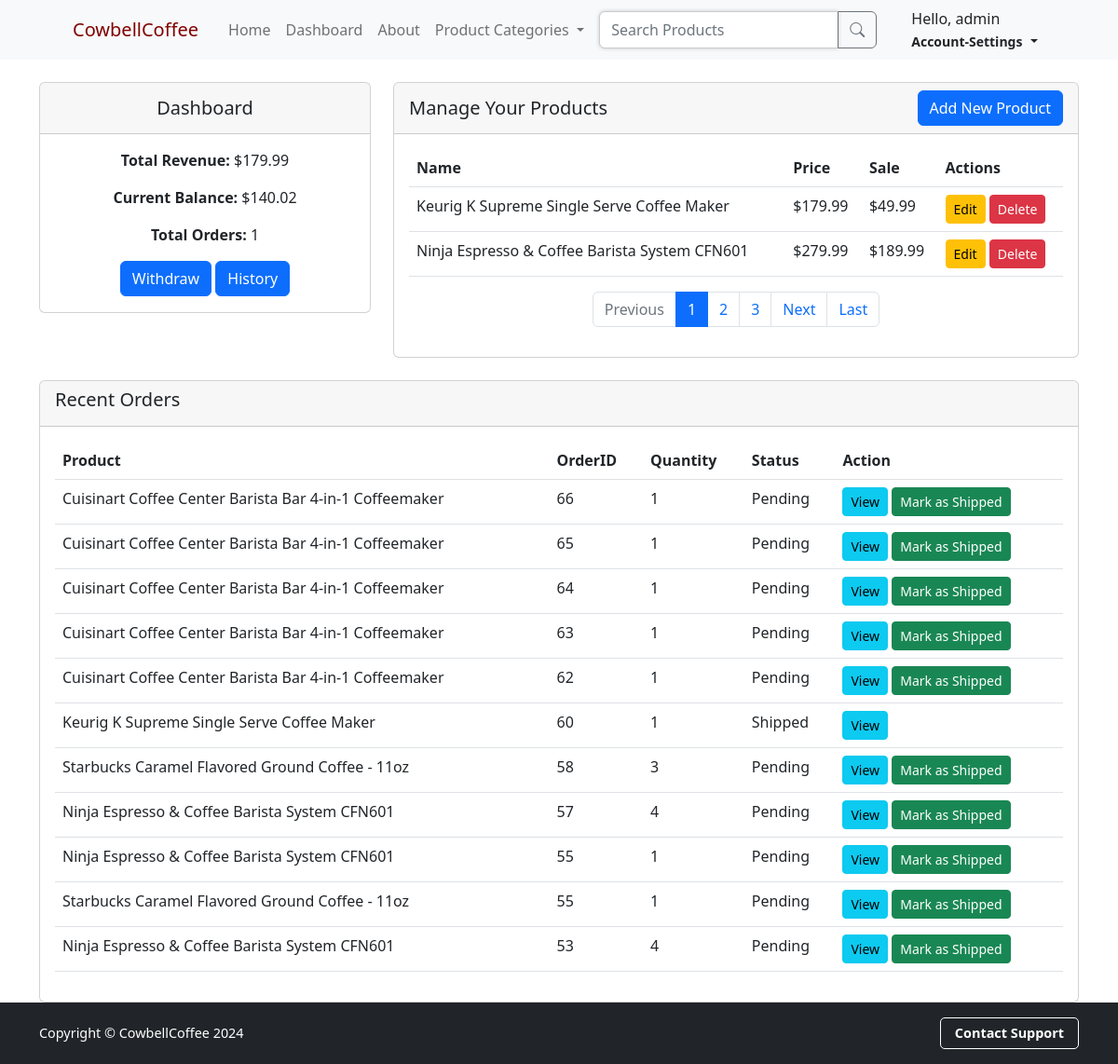
Screenshot of /sellerDashboard/seller_dashboard/ (signed in) with the database file from the repository.
### sellerDashboard/models.py (models this page shows, shortened)
class Seller_Summary(models.Model):
    seller = models.ForeignKey(User, on_delete=models.CASCADE, null=False)
    revenue = models.DecimalField(default=0, decimal_places=2, max_digits=10)  # Total revenue generated from all orders
    total_orders = models.IntegerField(default=0)  # Total number of orders
    total_balance = models.DecimalField(default=0, decimal_places=2, max_digits=10)  # Seller's current balance
    withdrawals = models.DecimalField(default=0, decimal_places=2, max_digits=10)  # Total amount withdrawn
    def update_revenue_and_balance(self):
        completed_order_items = OrderItem.objects.filter(
            product__seller=self.seller,
            order__paid=True,  # Only consider orders that are paid
        )
        total_revenue = completed_order_items.aggregate(Sum('price'))['price__sum'] or 0
        total_orders = completed_order_items.count()
        total_revenue = Decimal(total_revenue).quantize(Decimal('0.01'), rounding=ROUND_HALF_UP)
        total_balance = total_revenue - self.withdrawals
        self.revenue = total_revenue
        self.total_orders = total_orders
        self.total_balance = Decimal(total_balance).quantize(Decimal('0.01'), rounding=ROUND_HALF_UP)
        self.save()

### buyerStore/models.py (models this page shows, shortened)
class Product(models.Model):
    name = models.CharField(max_length=50, blank=False)
    price = models.DecimalField(decimal_places=2, max_digits=6, blank=False)
    category = models.ForeignKey(Category, on_delete=models.CASCADE, blank=False)
    description = models.CharField(max_length=1000, default='', blank=False)
    image = CloudinaryField('image')
    is_sale = models.BooleanField(default=False)
    sale_price = models.DecimalField(default=0, decimal_places=2, max_digits=6)
    seller = models.ForeignKey(User, on_delete=models.CASCADE, related_name='products')

### buyerCheckout/models.py (models this page shows, shortened)
class OrderItem(models.Model):
    user = models.ForeignKey(User, on_delete=models.CASCADE, null=True)
    order = models.ForeignKey(Order, on_delete=models.CASCADE, null=True)
    product = models.ForeignKey(Product, on_delete=models.CASCADE)
    quantity = models.PositiveIntegerField(default=1)  # Quantity of the product ordered
    price = models.DecimalField(max_digits=7, decimal_places=2)  # Price of the product
    seller_ship = models.BooleanField(default=False)
    tracking_number = models.CharField(max_length=255, blank=True, null=True)  # Add tracking number field

class Order(models.Model):
    user = models.ForeignKey(User, on_delete=models.CASCADE, null=True, blank=True)  # User may be None
    full_name = models.CharField(max_length=255, blank=True)  # Will be filled during checkout
    email = models.EmailField(blank=True)  # Will be filled during checkout
    address1 = models.CharField(max_length=255, blank=True)  # Will be filled during checkout
    address2 = models.CharField(max_length=255, null=True, blank=True)  # Will be filled during checkout
    city = models.CharField(max_length=255, blank=True)  # Will be filled during checkout
    state = models.CharField(max_length=255, blank=True)  # Will be filled during checkout
    zipcode = models.CharField(max_length=255, blank=True)  # Will be filled during checkout
    total = models.DecimalField(max_digits=10, decimal_places=2)  # Calculated during checkout
    created_at = models.DateTimeField(auto_now_add=True)  # Auto-created when order is created
    shipped = models.BooleanField(default=False)  # Can be set later when order is shipped
    paid = models.BooleanField(default=False)

### sellerDashboard/views.py (the view)
# urls.py: path('seller_dashboard/', views.seller_dashboard, name='seller_dashboard'),
def seller_dashboard(request):
    if not request.user.is_authenticated:
        messages.error(request, ("You must be logged in as a seller to view your dashboard"))
        return redirect('login')
    if request.user.profile.account_type == 'buyer':
        messages.error(request, ("You are not allowed to view this page"))
        return redirect('home')
    products = Product.objects.filter(seller=request.user)
    paginator = Paginator(products, 2)  # Show 2 products per page
    page_number = request.GET.get('page')  # Get the page number from URL query parameters
    page_obj = paginator.get_page(page_number)  # Get the page object for the current page
    page_range = list(page_obj.paginator.page_range)
    start_index = max(page_obj.number - 2, 1)  # Ensure it's not below 1
    end_index = min(page_obj.number + 2, page_obj.paginator.num_pages)  # Ensure it's not beyond the last page
    pages_to_show = page_range[start_index - 1:end_index]  # Slice the range for the pages to show
    orders = OrderItem.objects.filter(product__seller=request.user).order_by('-order__id')
    seller_summary = Seller_Summary.objects.get(seller=request.user)
    seller_summary.update_revenue_and_balance()
    return render(request, 'seller_dashboard.html', {
        'page_obj': page_obj,  # Pass the page object to the template
        'pages_to_show': pages_to_show,  # Pass the pages to display
        'orders': orders,
        'seller_summary': seller_summary,
        'first_page': 1,  # Always show the first page
        'last_page': page_obj.paginator.num_pages,  # Always show the last page
    })

### cart/context_processors.py (called while the page is built)
def cart(request):
    return {'cart': Cart(request)}

### sellerDashboard/templates/seller_dashboard.html (shortened to what this page needs)
{% extends 'base.html' %}
{% block content %}
<div class="container mt-4">
    <div class="row mt-4">
        <div class="col-md-4">
            <div class="card" style="height: 248px;">
                <div class="card-header d-flex justify-content-center align-items-center" style="height: 55px;">
                    <h5 class="card-title mb-0">Dashboard</h5>
                </div>
                <center>
                    <div class="card-body">
                        <p><strong>Total Revenue:</strong> ${{ seller_summary.revenue }}</p>
                        <p><strong>Current Balance:</strong> ${{ seller_summary.total_balance }}</p>
                        <p><strong>Total Orders:</strong> {{ seller_summary.total_orders }}</p>
                        <a href="{% url 'withdraw' %}" class="btn btn-primary mb-0">Withdraw</a>
                        <a href="{% url 'withdraw_history' %}" class="btn btn-primary mb-0">History</a>
                    </div>
                </center>
            </div>
        </div>
        <div class="col-md-8">
            <div class="card">
                <div class="card-header">
                    <div class="d-flex justify-content-between align-items-center">
                        <h5 class="card-title mb-0">Manage Your Products</h5>
                        <a href="{% url 'add_product' %}" class="btn btn-primary mb-0">Add New Product</a>
                    </div>
                </div>
                <div class="card-body">
                    <table class="table">
                        <thead>
                            <tr>
                                <th>Name</th>
                                <th>Price</th>
                                <th>Sale</th>
                                <th>Actions</th>
                            </tr>
                        </thead>
                        <tbody>
                            {% for product in page_obj %}
                            <tr>
                                <td>{{ product.name }}</td>
                                <td>${{ product.price }}</td>
                                <td>{% if product.is_sale %}${{ product.sale_price }}{% else %}No{% endif %}</td>
                                <td>
                                    <a href="{% url 'edit_product' product.id %}" class="btn btn-sm btn-warning">Edit</a>
                                    <a href="{% url 'delete_product' product.id %}" class="btn btn-sm btn-danger">Delete</a>
                                </td>
                            </tr>
                            {% empty %}
                            <tr>
                                <td colspan="4">You have no products. Add a new product!</td>
                            </tr>
                            {% endfor %}
                        </tbody>
                    </table>
                    <nav>
                        <ul class="pagination justify-content-center">
                            {% if page_obj.has_previous %}
                            <li class="page-item">
                                <a class="page-link" href="?page={{ page_obj.previous_page_number }}">Previous</a>
                            </li>
                            {% else %}
                            <li class="page-item disabled">
                                <span class="page-link">Previous</span>
                            </li>
                            {% endif %}
                            {% for num in pages_to_show %}
                                <li class="page-item {% if page_obj.number == num %}active{% endif %}">
                                    <a class="page-link" href="?page={{ num }}">{{ num }}</a>
                                </li>
                            {% endfor %}
                            {% if page_obj.has_next %}
                            <li class="page-item">
                                <a class="page-link" href="?page={{ page_obj.next_page_number }}">Next</a>
                            </li>
                            {% else %}
                            <li class="page-item disabled">
                                <span class="page-link">Next</span>
                            </li>
                            {% endif %}
                            {% if page_obj.number != last_page %}
                            <li class="page-item">
                                <a class="page-link" href="?page={{ last_page }}">Last</a>
                            </li>
                            {% endif %}
                        </ul>
                    </nav>
                </div>
            </div>
        </div>
    </div>
    <div class="row mt-4">
        <div class="col-md-12">
            <div class="card">
                <div class="card-header">
                    <h5 class="card-title">Recent Orders</h5>
                </div>
                <div class="card-body">
                    <table class="table">
                        <thead>
                            <tr>
                                <th>Product</th>
                                <th>OrderID</th>
                                <th>Quantity</th>
                                <th>Status</th>
                                <th>Action</th>
                            </tr>
                        </thead>
                        <tbody>
                            {% for order_item in orders %}
                            <tr>
                                <td>{{ order_item.product.name }}</td>
                                <td>{{ order_item.order.id }}</td>
                                <td>{{ order_item.quantity }}</td>
                                <td>{% if order_item.seller_ship %}Shipped{% else %}Pending{% endif %}</td>
                                <td>
                                    <a href="{% url 'order_detail' order_item.id %}" class="btn btn-sm btn-info">View</a>
                                    {% if not order_item.seller_ship %}
                                        <a href="{% url 'update_order_status' order_item.id %}" class="btn btn-sm btn-success">Mark as Shipped</a>
                                    {% endif %}
                                </td>
                            </tr>
                            {% empty %}
                            <tr>
                                <td colspan="5">You have no orders.</td>
                            </tr>
                            {% endfor %}
                        </tbody>
                    </table>
                </div>
            </div>
        </div>
    </div>
</div>
{% endblock %}

### buyerStore/templates/navbar.html (shortened to what this page needs)
<nav class="navbar navbar-expand-lg navbar-light bg-light">
    <div class="container px-4 px-lg-5">
        <a class="navbar-brand" href="{% url 'home' %}" style="color:maroon;">CowbellCoffee</a>
        <div class="collapse navbar-collapse" id="navbarSupportedContent">
            <ul class="navbar-nav me-auto mb-2 mb-lg-0 ms-lg-2">
                {% if user.is_authenticated %}
                    {% if user.profile.account_type != 'seller' %}
                        <li class="nav-item"><a class="nav-link" href="{% url 'home' %}">Home</a></li>
                    {% else %}
                        <li class="nav-item"><a class="nav-link" href="{% url 'home'%}">Home</a></li>
                        <li class="nav-item"><a class="nav-link" href="{% url 'seller_dashboard' %}">Dashboard</a></li>
                    {% endif %}
                {% endif %}
                <li class="nav-item"><a class="nav-link" href="{% url 'about'%}">About</a></li>
                <li class="nav-item dropdown">
                    <a class="nav-link dropdown-toggle" id="navbarDropdown" href="#" role="button" data-bs-toggle="dropdown" aria-expanded="false"> Product Categories </a>
                </li>
                <form class="d-flex" method="GET" action="{% url 'product_search' %}">
                    <div class="input-group">
                        <input
                            class="form-control"
                            type="search"
                            placeholder="Search Products"
                            aria-label="Search"
                            name="query"
                            style="outline: none; box-shadow: 0 0 4px rgba(0, 0, 0, 0.2); border: 1px solid #ccc; transition: border-color 0.3s;"
                            onfocus="this.style.borderColor='#007bff';"
                            onblur="this.style.borderColor='#ccc';"
                        >
                            <button class="btn btn-outline-secondary" type="submit">
                            <i class="bi bi-search"></i>
                        </button>
                    </div>
                </form>
            </ul>
            {% if user.is_authenticated %}
                    <div class="nav-item dropdown">
                        <a class="nav-link dropdown-toggle" id="navbarDropdown" href="#" role="button" data-bs-toggle="dropdown" aria-expanded="false">
                            <div>
                                Hello, {{ user.username }}
                            </div>
                            <small class="account-services"><strong>Account-Settings</strong></small>
                        </a>
                    </div>
            {% endif %}
        </div>
    </div>
</nav>

### rows the page displays
Seller_Summary: revenue "179.99", total_balance "140.02", total_orders "1"
Product: name "Keurig K Supreme Single Serve Coffee Maker", price "179.99", sale_price "49.99"
Product: name "Ninja Espresso & Coffee Barista System CFN601", price "279.99", sale_price "189.99"
OrderItem: product.name "Cuisinart Coffee Center Barista Bar 4-in-1 Coffeemaker", order.id "66", quantity "1", seller_ship "Pending"
OrderItem: product.name "Cuisinart Coffee Center Barista Bar 4-in-1 Coffeemaker", order.id "65", quantity "1", seller_ship "Pending"
OrderItem: product.name "Cuisinart Coffee Center Barista Bar 4-in-1 Coffeemaker", order.id "64", quantity "1", seller_ship "Pending"
OrderItem: product.name "Cuisinart Coffee Center Barista Bar 4-in-1 Coffeemaker", order.id "63", quantity "1", seller_ship "Pending"
OrderItem: product.name "Cuisinart Coffee Center Barista Bar 4-in-1 Coffeemaker", order.id "62", quantity "1", seller_ship "Pending"
OrderItem: product.name "Keurig K Supreme Single Serve Coffee Maker", order.id "60", quantity "1", seller_ship "Shipped"
OrderItem: product.name "Starbucks Caramel Flavored Ground Coffee - 11oz", order.id "58", quantity "3", seller_ship "Pending"
OrderItem: product.name "Ninja Espresso & Coffee Barista System CFN601", order.id "57", quantity "4", seller_ship "Pending"
OrderItem: product.name "Ninja Espresso & Coffee Barista System CFN601", order.id "55", quantity "1", seller_ship "Pending"
OrderItem: product.name "Starbucks Caramel Flavored Ground Coffee - 11oz", order.id "55", quantity "1", seller_ship "Pending"
OrderItem: product.name "Ninja Espresso & Coffee Barista System CFN601", order.id "53", quantity "4", seller_ship "Pending"

### other values shown
{{ user.username }} "admin"
{{ num }} "1" "2" "3"
